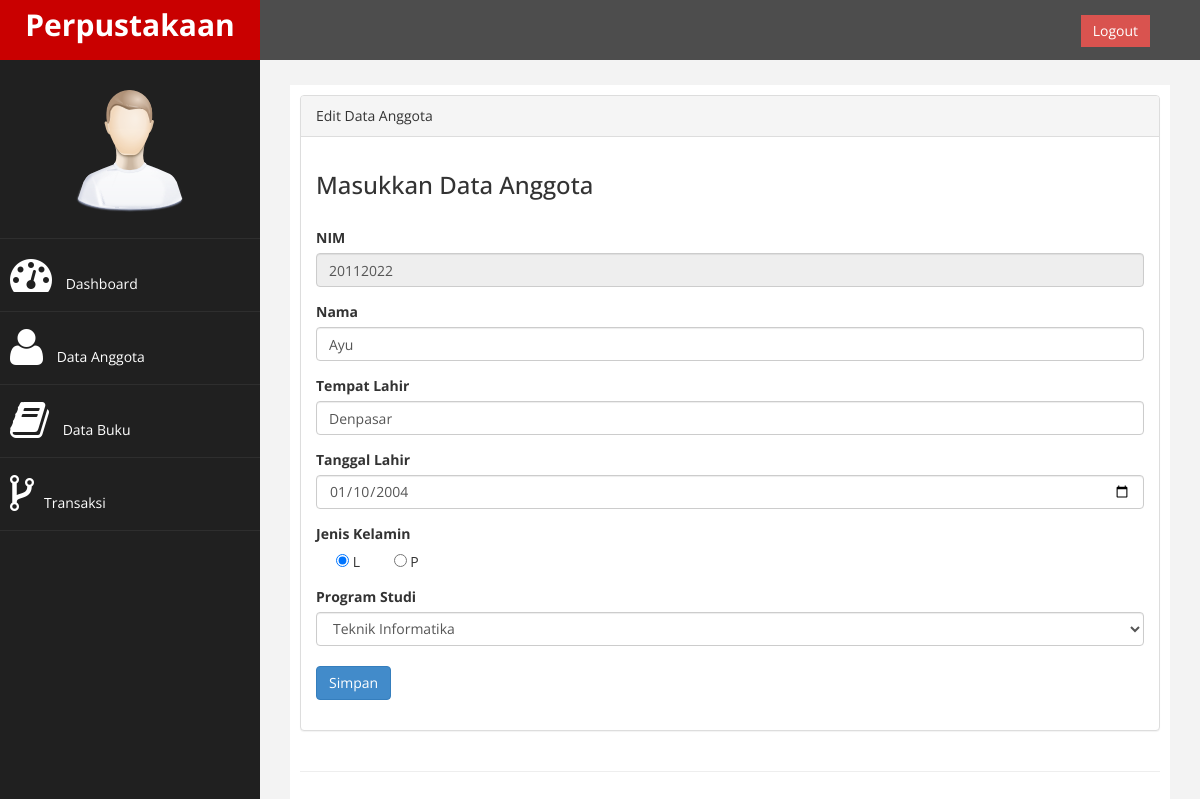
Screenshot of /?page=anggota&aksi=edit&nim=20112022 with the database file from the repository.
### tables this page shows
CREATE TABLE `tb_anggota` (
  `nim` int(11) NOT NULL,
  `nama` varchar(250) NOT NULL,
  `tempat_lahir` varchar(100) NOT NULL,
  `tanggal_lahir` date NOT NULL,
  `jk` enum('L','P') NOT NULL,
  `prodi` varchar(100) NOT NULL,
  PRIMARY KEY (`nim`)
);

### editanggota.php (the view, shortened to what this page needs)
<?php
    $nim = $_GET['nim'];
    $sql = $koneksi->query("SELECT * FROM tb_anggota WHERE nim = '$nim'");
    $tampil = $sql->fetch_assoc();
?>
<div class="panel panel-default">
  <div class="panel-heading">
    Edit Data Anggota
  </div>
  <div class="panel-body">
    <div class="row">
      <div class="col-md-12">
        <h3>Masukkan Data Anggota</h3>
        <br>
        <form method="POST">
          <div class="form-group">
            <label>NIM</label>
            <input class="form-control" name="nim" value="<?php echo $tampil['nim']; ?>" readonly />
          </div>
          <div class="form-group">
            <label>Nama</label>
            <input class="form-control" name="nama" value="<?php echo $tampil['nama']; ?>" />
          </div>
          <div class="form-group">
            <label>Tempat Lahir</label>
            <input class="form-control" name="tmpt_lahir" value="<?php echo $tampil['tempat_lahir']; ?>" />
          </div>
          <div class="form-group">
            <label>Tanggal Lahir</label>
            <input class="form-control" type="date" name="tgl_lahir" value="<?php echo $tampil['tanggal_lahir']; ?>" />
          </div>
          <div class="form-group">
            <label>Jenis Kelamin</label><br>
            <label class="checkbox-inline">
              <input type="radio" name="jk" value="L" <?php if ($tampil['jk'] == 'L') echo 'checked'; ?> /> L </label>
            <label class="checkbox-inline">
              <input type="radio" name="jk" value="P" <?php if ($tampil['jk'] == 'P') echo 'checked'; ?> /> P </label>
          </div>
          <div class="form-group">
            <label>Program Studi</label>
            <select class="form-control" name="prodi">
              <option <?php if ($tampil['prodi'] == 'Teknik Informatika') echo 'selected'; ?>>Teknik Informatika</option>
            </select><br>
            <div>
              <input type="submit" name="simpan" value="Simpan" class="btn btn-primary">
            </div>
          </div>
        </form>
      </div>
    </div>
  </div>
</div>

### assets/css/custom.css (style rules this page uses)
body { font-family: 'Open Sans', sans-serif; }

### rows the page displays
tb_anggota: nim "20112022", nama "Ayu", tmpt_lahir "Denpasar", tgl_lahir "01/10/2004", jk "☑ L", jk "☐ P", prodi "Teknik Informatika"
